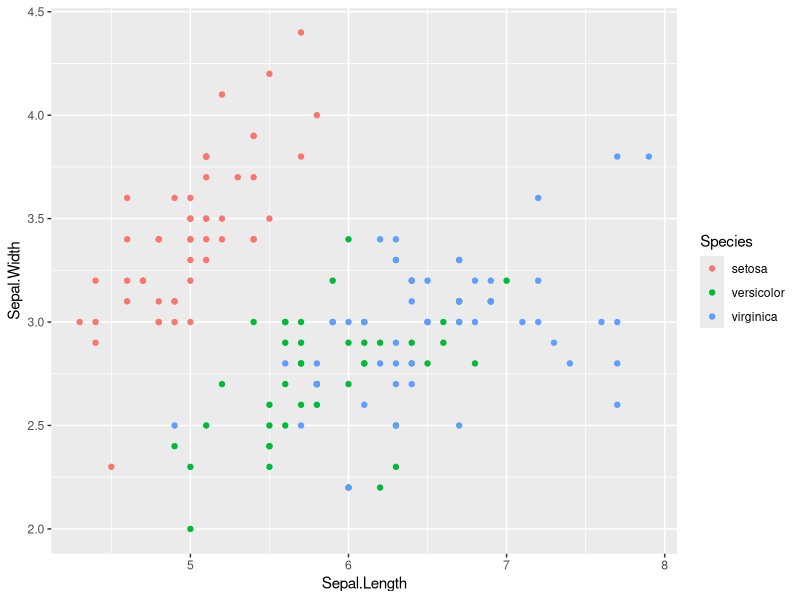
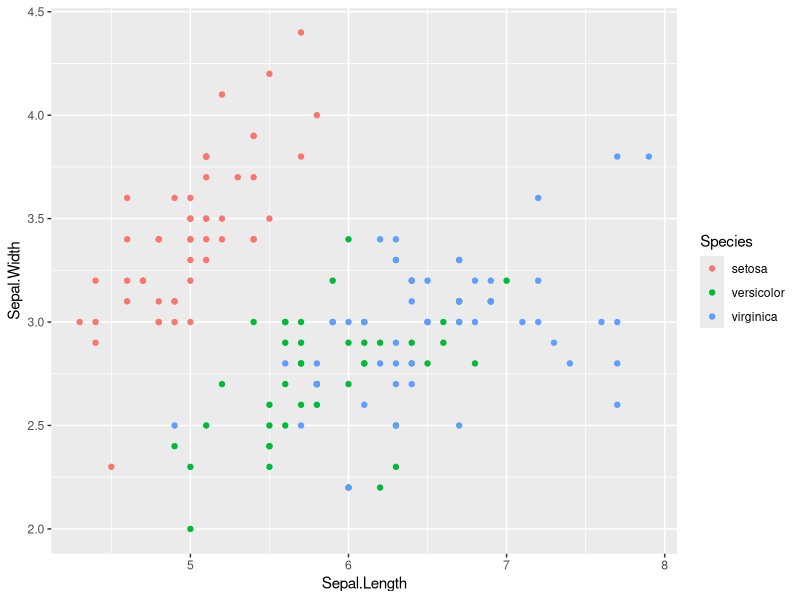
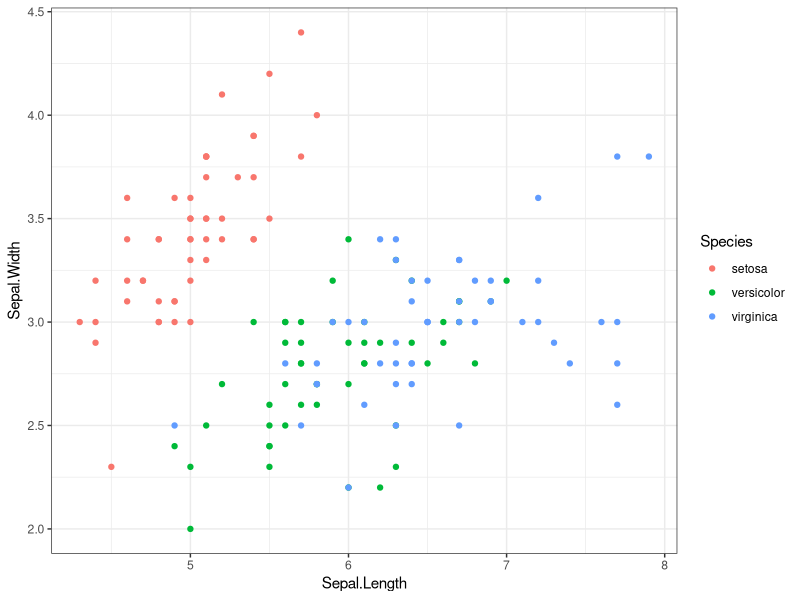
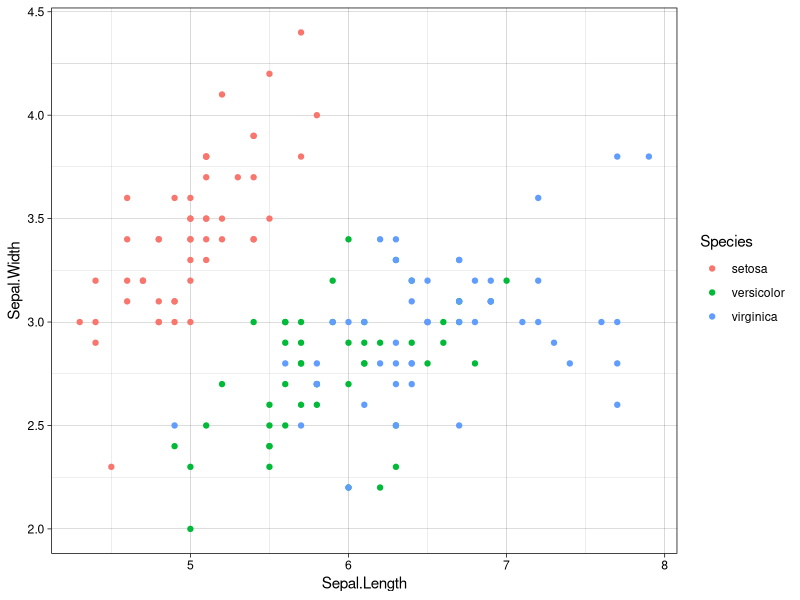
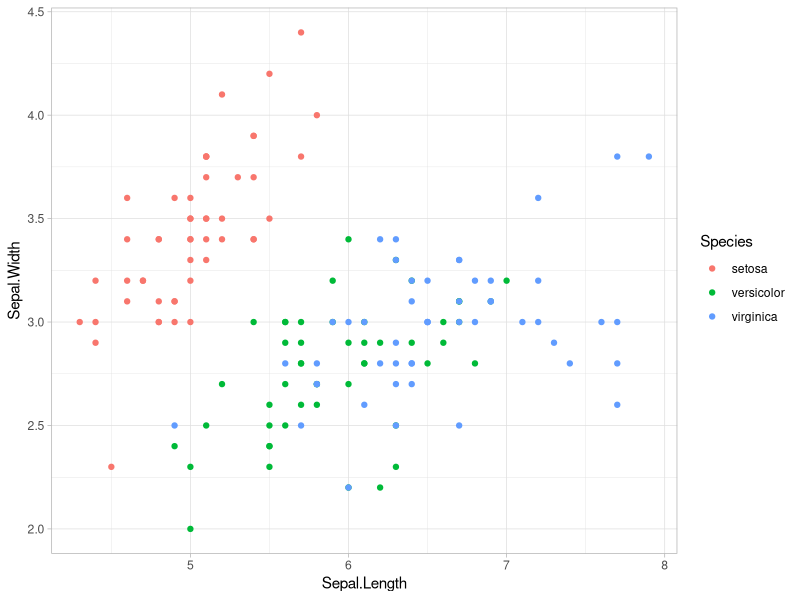
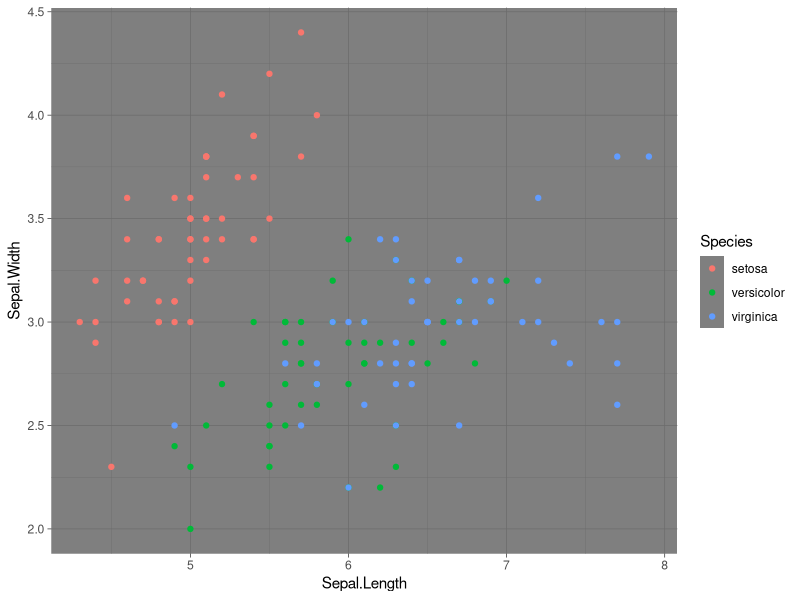
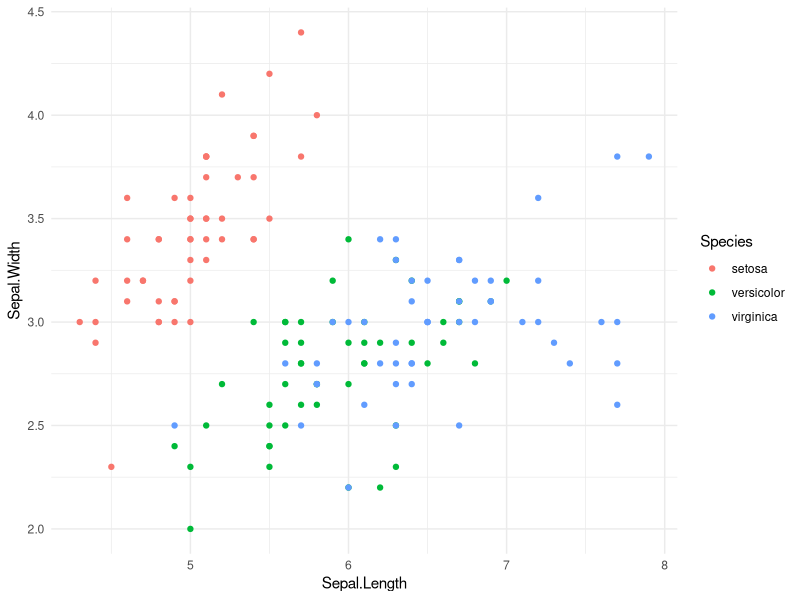
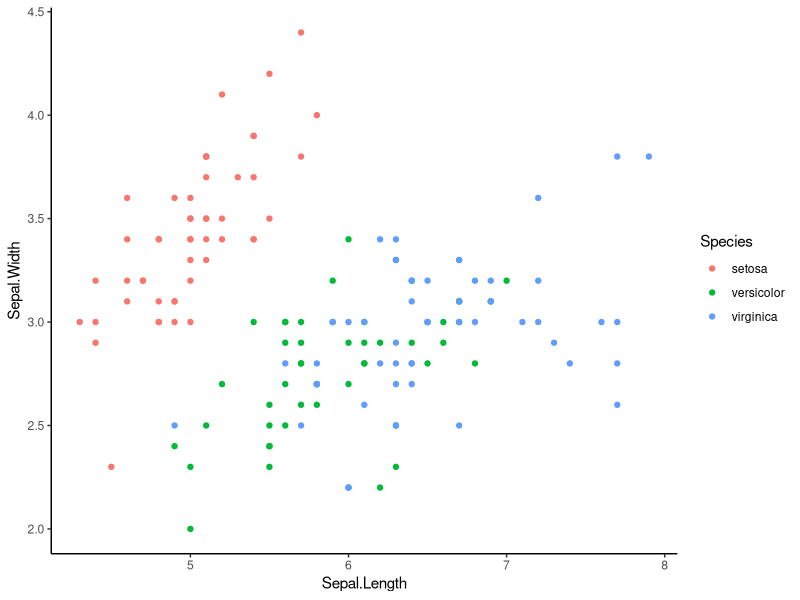

Generate these figures, in order, with R:
# How to Modify Plot Appearance Using Built-in ggplot2 Themes
# view first six rows of iris dataset
head(iris)

# First, we'll load the ggplot2 library and create a scatterplot that
# shows Sepal.Length on the x-axis and Sepal.Width on the y-axis, colored
# according to Species:

# load ggplot2 library
library("ggplot2")

# create scatterplot
ggplot(iris, aes(x=Sepal.Length, y=Sepal.Width, color = Species)) +
  geom_point()

# theme_gray
# The default theme, featuring a gray background and white gridlines.
ggplot(iris, aes(x=Sepal.Length, y = Sepal.Width, color = Species)) + 
  geom_point() + 
  theme_gray()

# theme_bw
# A black on white theme.
ggplot(iris, aes(x=Sepal.Length, y=Sepal.Width, color = Species)) + 
  geom_point() +
  theme_bw()

# theme_linedraw
# A theme with only black lines of various widths on white backgrounds.
ggplot(iris, aes(x=Sepal.Length, y=Sepal.Width, color=Species)) +
  geom_point() +
  theme_linedraw()


# theme_light
# A theme similar to theme_linedraw but with grey lines and 
# axes designed to draw more attention to the data.
ggplot(iris, aes(x=Sepal.Length, y=Sepal.Width, color=Species)) +
  geom_point() +
  theme_light()

# theme_dark
# A theme similar to theme_light, but with a dark background.
# A useful theme for making thin colored lines stand out.
ggplot(iris, aes(x=Sepal.Length, y=Sepal.Width, color=Species)) +
  geom_point() +
  theme_dark()


# theme_minimal
# A theme with no background annotations.
ggplot(iris, aes(x=Sepal.Length, y=Sepal.Width, color=Species)) +
  geom_point() +
  theme_minimal()

# theme_classic
# A theme with no gridlines
ggplot(iris, aes(x=Sepal.Length, y=Sepal.Width, color=Species)) +
  geom_point() +
  theme_classic()

# theme_void
# A completely empty theme.
ggplot(iris, aes(x=Sepal.Length, y=Sepal.Width, color=Species)) +
  geom_point() +
  theme_void()

# How to modify the appearance of plots using predefined
# themes from the ggthemes library
library(ggthemes)


# theme_wsj
# A Wall Street Journal theme.
ggplot(iris, aes(x=Sepal.Length, y=Sepal.Width, color=Species)) +
  geom_point() +
  theme_wsj()

# theme_tufte
# A minimalist theme inspired by the work of statistician Edward Tufte.
ggplot(iris, aes(x=Sepal.Length, y=Sepal.Width, color=Species)) +
  geom_point() +
  theme_tufte()

# theme_solarized
# A theme that uses colors based on the solarized palette.
ggplot(iris, aes(x=Sepal.Length, y=Sepal.Width, color=Species)) +
  geom_point() +
  theme_solarized()

# Note that we can also use the argument light = FALSE to use a 
# dark background on the plot:
ggplot(iris, aes(x=Sepal.Length, y=Sepal.Width, color=Species)) +
  geom_point() +
  theme_solarized(light=FALSE)

# theme_gdocs
# A theme with Google Docs Chart defaults.
ggplot(iris, aes(x=Sepal.Length, y=Sepal.Width, color=Species)) +
  geom_point() +
  theme_gdocs()


# theme_fivethirtyeight
# Theme inspired by fivethirtyeight.com plots.
ggplot(iris, aes(x=Sepal.Length, y=Sepal.Width, color=Species)) +
  geom_point() +
  theme_fivethirtyeight()

# theme_economist
# Theme inspired by The Economist.
ggplot(iris, aes(x=Sepal.Length, y=Sepal.Width, color=Species)) +
  geom_point() +
  theme_economist()

# How to Modify Specific Components of Plots
ggplot(iris, aes(x=Sepal.Length, y=Sepal.Width, color=Species)) +
  geom_point() +
  theme(panel.border = element_blank(),
         panel.grid.major = element_blank(),
         panel.grid.minor = element_blank())

# The following code illustrates how to modify the plot panel
# background and the gridlines:
ggplot(iris, aes(x = Sepal.Length, y = Sepal.Width, color = Species)) +
  geom_point() +
  theme(
    panel.background = element_rect(fill = "powderblue",
                                    color = "powderblue",
                                    size = 0.5, linetype = "solid"),
    panel.grid.major = element_line(size = 0.5, linetype = 'solid', color = "white"),
    panel.grid.minor = element_line(size = 0.25, linetype = 'solid', color = "white")
  )
